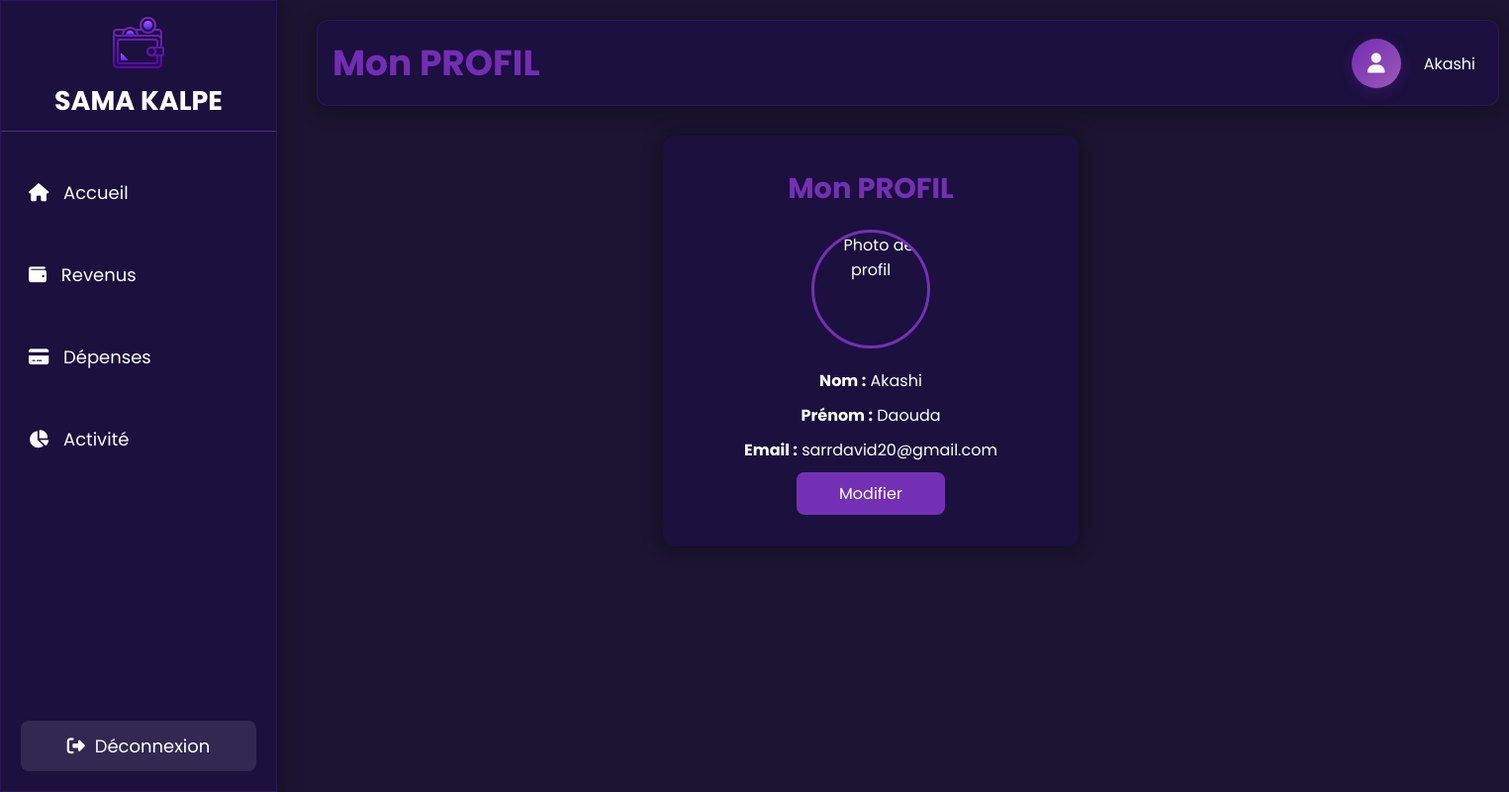
The app's page /profil.php (signed in) with its own data.
### tables this page shows
CREATE TABLE IF NOT EXISTS `utilisateur` (
  `ID_UTILISATEUR` int NOT NULL AUTO_INCREMENT,
  `NOM_UTILISATEUR` varchar(255) DEFAULT NULL,
  `PRENOM` varchar(255) DEFAULT NULL,
  `EMAIL` varchar(255) DEFAULT NULL,
  `MOT_DE_PASSE` varchar(255) DEFAULT NULL,
  `CODE` int NOT NULL,
  `FLAG_REINITIALISATION` tinyint(1) NOT NULL DEFAULT '0',
  PRIMARY KEY (`ID_UTILISATEUR`)
);

### profil.php (the view, shortened to what this page needs)
<?php
require_once(__DIR__ . '/config/config.php');
$userId = $_SESSION['id'];
$stmt = $mysqlClient->prepare("SELECT NOM_UTILISATEUR, PRENOM, EMAIL FROM utilisateur WHERE ID_UTILISATEUR = ?");
$stmt->execute([$userId]);
$user = $stmt->fetch();
?>
<!DOCTYPE html>
<html lang="fr">
<head>
    <link rel="stylesheet" href="https://cdnjs.cloudflare.com/ajax/libs/font-awesome/6.6.0/css/all.min.css">
    <link rel="stylesheet" href="CSS/inscription.css">
    <link rel="stylesheet" href="CSS/profil.css">
    <link rel="stylesheet" href="CSS/sidebar.css">
     <link rel="stylesheet" href="CSS/head.css">
    <link rel="stylesheet" href="CSS/dropdown.css">
</head>
<body>
<div class="main-content">
     <header class="head"><h1>Mon PROFIL</h1>
        <div class="profil">
          <a href="profil.php" class="btn-p">
            <i class="fa-solid fa-user"></i>
          </a>
          <div class="user-dropdown">
            <span class="user-name" onclick="toggleDropdown()"><?php echo $user['NOM_UTILISATEUR']; ?></span>
          </div>
        </div>
    </header>
    <div class="Profil">
        <h2>Mon PROFIL</h2>
        <div class="profil-image">
    <img id="preview" src="https://cdn-icons-png.flaticon.com/512/149/149071.png" alt="Photo de profil" class="profile-icon" onclick="document.getElementById('photo').click();"><br><br>
    </div>
    <p><strong>Nom :</strong> <?= htmlspecialchars($user['NOM_UTILISATEUR']) ?></p>
    <p><strong>Prénom :</strong> <?= htmlspecialchars($user['PRENOM']) ?></p>
    <p><strong>Email :</strong> <?= htmlspecialchars($user['EMAIL']) ?></p>
    <a href="edit_profil.php">
        <button type="submit">Modifier</button>
    </a>
    <br>
</div>
    <aside class="sidebar">
        <div  class="titre">
      <a href="accueil.php"><img src="icone/logo.png" alt="logo" class="logo" style="cursor: pointer;" ></a>
      <h1>SAMA KALPE</h1>
      </div>
      <ul>
        <li><a href="accueil.php" style="text-decoration: none;color:white"><i class="fa-solid fa-house"></i> Accueil</a></li>
        <li><a href="revenus.php" style="text-decoration: none;color:white"><i class="fa-solid fa-wallet"></i> Revenus</a></li>
        <li><a href="depenses.php" style="text-decoration: none;color:white"><i class="fa-solid fa-credit-card"></i> Dépenses</a></li>
        <li><a href="activite.php" style="text-decoration: none;color:white"><i class="fa-solid fa-chart-pie"></i> Activité</a></li>
      </ul>
      <div class="sidebar-footer">
        <a href="deconnexion.php" class="logout-sidebar">
          <i class="fa-solid fa-sign-out-alt"></i> Déconnexion
        </a>
      </div>
    </aside>
    </div>
</body>
</html>

### CSS/inscription.css (style rules this page uses)
* { margin: 0; padding: 0; box-sizing: border-box; font-family: 'Poppins', sans-serif; }
body { background-color: #1C1430; height: 100vh; }
p { text-align: center; font-size: 16px; }

### CSS/profil.css (style rules this page uses)
* { margin: 0; padding: 0; box-sizing: border-box; font-family: 'Poppins', sans-serif; }
body { background-color: #1C1430; height: 90vh; color: white; }
.Profil { width: 420px; margin-top: 2%; padding: 2rem; background-color: #1B103E; border-radius: 12px; text-align: center; box-shadow: 0 0 20px rgba(0,0,0,0.4); margin-left: 650px; }
.Profil h2 { color: rgb(116, 48, 180); margin-bottom: 20px; font-size: 1.8rem; }
.profil-image { display: flex; justify-content: center; margin-bottom: 20px; }
.profile-icon { width: 120px; height: 120px; border-radius: 50%; object-fit: cover; cursor: pointer; border: 3px solid rgb(116, 48, 180); transition: transform 0.2s ease-in-out; }
.Profil p { margin: 10px 0; font-size: 1rem; }
.Profil button { width: 150px; height: 43px; background-color: rgb(116, 48, 180); color: white; border: none; border-radius: 8px; font-size: 1rem; cursor: pointer; transition: background-color 0.3s; }

### CSS/sidebar.css (style rules this page uses)
.sidebar { grid-area: sidebar; background: #1b103e; box-shadow: 0 5px 20px rgba(0,0,0,0.3); border: 1px solid rgba(116, 48, 180, 0.2); }
.titre { display: flex; padding: 10px; align-items: center; flex-direction: column; border-bottom: 1px solid #4b2c82; margin-bottom: 30px; }
.sidebar ul { list-style: none; }
.sidebar ul li { padding: 18px; margin-bottom: 20px; margin-left: px; border-radius: 8px; cursor: pointer; transition: 0.3s; }
.sidebar ul li i { margin-right: 10px; margin-left: 10px; }
.sidebar { position: fixed; top: 0; left: 0; height: 100vh; overflow-y: auto; z-index: 1000; width: 280px; font-size: large; }
.sidebar-footer { position: absolute; bottom: 20px; left: 20px; right: 20px; }
.logout-sidebar { display: flex; align-items: center; justify-content: center; gap: 10px; padding: 12px 16px; background-color: rgba(255, 255, 255, 0.1); color: white; text-decoration: none; border-radius: 8px; transition: background-color 0.3s; width: 100%; box-sizing: border-box; }
.main-content { padding: 20px; min-height: 100vh; }

### CSS/head.css (style rules this page uses)
.main-content { display: flex; flex-direction: column; }
.head { background: #1b103e; box-shadow: 0 5px 20px rgba(0,0,0,0.3); border: 1px solid rgba(116, 48, 180, 0.2); padding: 15px; border-radius: 12px; font-size: 18px; display: flex; justify-content: space-between; align-items: center; margin-left: 300px; width: 1195px; }
.head h1 { color: #742CB4; }
.profil { display: flex; align-items: center; gap: 15px; }
.btn-p { width: 50px; height: 50px; border-radius: 50%; background: linear-gradient(135deg, #742CB4 0%, #9B59B6 100%); border: none; color: white; font-size: 20px; cursor: pointer; box-shadow: 0 4px 15px rgba(116, 44, 180, 0.3); display: flex; align-items: center; justify-content: center; }

### CSS/dropdown.css (style rules this page uses)
.user-dropdown { position: relative; display: inline-block; }
.user-name { cursor: pointer; color: white; font-size: 16px; padding: 4px 8px; border-radius: 4px; transition: background-color 0.3s ease; }

### records on screen
utilisateur: NOM_UTILISATEUR "Akashi", PRENOM "Daouda", EMAIL "sarrdavid20@gmail.com"
